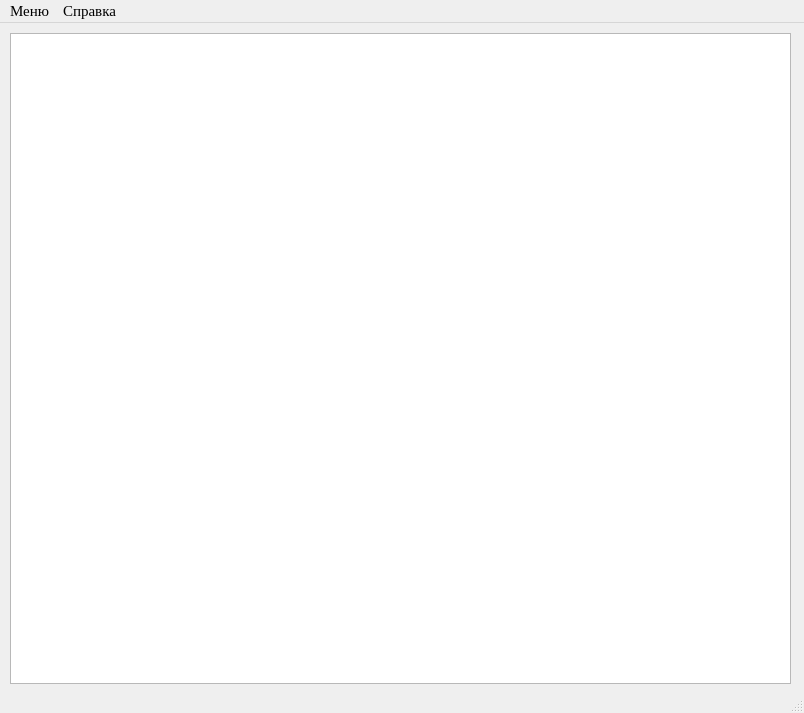
<?xml version="1.0" encoding="UTF-8"?>
<ui version="4.0">
 <class>MainWindow</class>
 <widget class="QMainWindow" name="MainWindow">
  <property name="geometry">
   <rect>
    <x>0</x>
    <y>0</y>
    <width>804</width>
    <height>713</height>
   </rect>
  </property>
  <property name="minimumSize">
   <size>
    <width>804</width>
    <height>713</height>
   </size>
  </property>
  <property name="maximumSize">
   <size>
    <width>804</width>
    <height>713</height>
   </size>
  </property>
  <property name="windowTitle">
   <string>База данных</string>
  </property>
  <widget class="QWidget" name="centralwidget">
   <widget class="QTableView" name="tableView">
    <property name="geometry">
     <rect>
      <x>10</x>
      <y>10</y>
      <width>781</width>
      <height>651</height>
     </rect>
    </property>
    <property name="minimumSize">
     <size>
      <width>781</width>
      <height>651</height>
     </size>
    </property>
    <property name="maximumSize">
     <size>
      <width>781</width>
      <height>651</height>
     </size>
    </property>
    <property name="font">
     <font>
      <family>Times New Roman</family>
      <pointsize>14</pointsize>
     </font>
    </property>
   </widget>
  </widget>
  <widget class="QMenuBar" name="menubar">
   <property name="geometry">
    <rect>
     <x>0</x>
     <y>0</y>
     <width>804</width>
     <height>22</height>
    </rect>
   </property>
   <property name="font">
    <font>
     <family>Times New Roman</family>
     <pointsize>11</pointsize>
    </font>
   </property>
   <widget class="QMenu" name="menu">
    <property name="title">
     <string>Меню</string>
    </property>
   </widget>
   <widget class="QMenu" name="menu_2">
    <property name="title">
     <string>Справка</string>
    </property>
    <addaction name="separator"/>
   </widget>
   <addaction name="menu"/>
   <addaction name="menu_2"/>
  </widget>
  <widget class="QStatusBar" name="statusbar"/>
  <action name="action">
   <property name="icon">
    <iconset resource="resource.qrc">
     <normaloff>:/images/036-add.png</normaloff>:/images/036-add.png</iconset>
   </property>
   <property name="text">
    <string>Добавить запись</string>
   </property>
  </action>
  <action name="action_2">
   <property name="text">
    <string>Подсказки</string>
   </property>
  </action>
  <action name="action_3">
   <property name="text">
    <string>О разработчике</string>
   </property>
  </action>
  <action name="action_5">
   <property name="icon">
    <iconset resource="resource.qrc">
     <normaloff>:/images/037-delete.png</normaloff>:/images/037-delete.png</iconset>
   </property>
   <property name="text">
    <string>Удалить запись</string>
   </property>
  </action>
  <action name="action_6">
   <property name="icon">
    <iconset resource="resource.qrc">
     <normaloff>:/images/009-search.png</normaloff>:/images/009-search.png</iconset>
   </property>
   <property name="text">
    <string>Поиск</string>
   </property>
  </action>
  <action name="action_7">
   <property name="icon">
    <iconset resource="resource.qrc">
     <normaloff>:/images/010-exchange.png</normaloff>:/images/010-exchange.png</iconset>
   </property>
   <property name="text">
    <string>Сортировка</string>
   </property>
  </action>
  <action name="action_4">
   <property name="icon">
    <iconset resource="resource.qrc">
     <normaloff>:/images/019-save.png</normaloff>:/images/019-save.png</iconset>
   </property>
   <property name="text">
    <string>Сохранить</string>
   </property>
  </action>
  <action name="action_8">
   <property name="icon">
    <iconset resource="resource.qrc">
     <normaloff>:/images/001-download.png</normaloff>:/images/001-download.png</iconset>
   </property>
   <property name="text">
    <string>Загрузить</string>
   </property>
  </action>
 </widget>
 <resources>
  <include location="resource.qrc"/>
 </resources>
 <connections/>
</ui>
